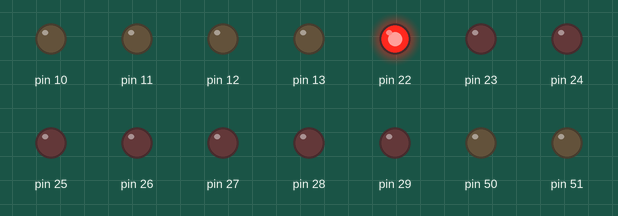
Simulated run of this sketch. Board: Arduino Mega 2560, built with avr-gcc and run on an emulated ATmega2560. Parts: output pins drawn as LEDs (lit = HIGH).

Above: at 0.1 s.
Timing chart, 0 to 1.6 s (numbered marks = the images above):
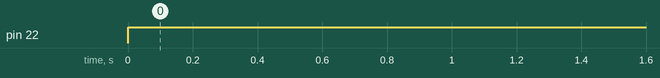

Measured:
- by itself, pin 22: LOW → HIGH at 0.00 s

The sketch:

ETALVIS_Problem_11_05.ino
```cpp
//Embedded Systems programming - GPIO
//Dot Matrix Control Problems
//use PORT A for ROWS and PORTB for COLUMNs
//self Assessment set -11 Problem 05
//Display top most ROW  all LEDs

void setup() {
  // put your setup code here, to run once:
  volatile char *ddra,*ddrb;//both port A and B as output
  ddra = 0x21;*ddra = 0xFF;
  ddrb = 0x24;*ddrb = 0xFF;
}

void loop() {
  // put your main code here, to run repeatedly:
  volatile char *porta,*portb;
  porta = 0x22;portb = 0x25;
  *porta = 0x01;//row 0
  *portb = 0x00;//ALL columns
}
```
